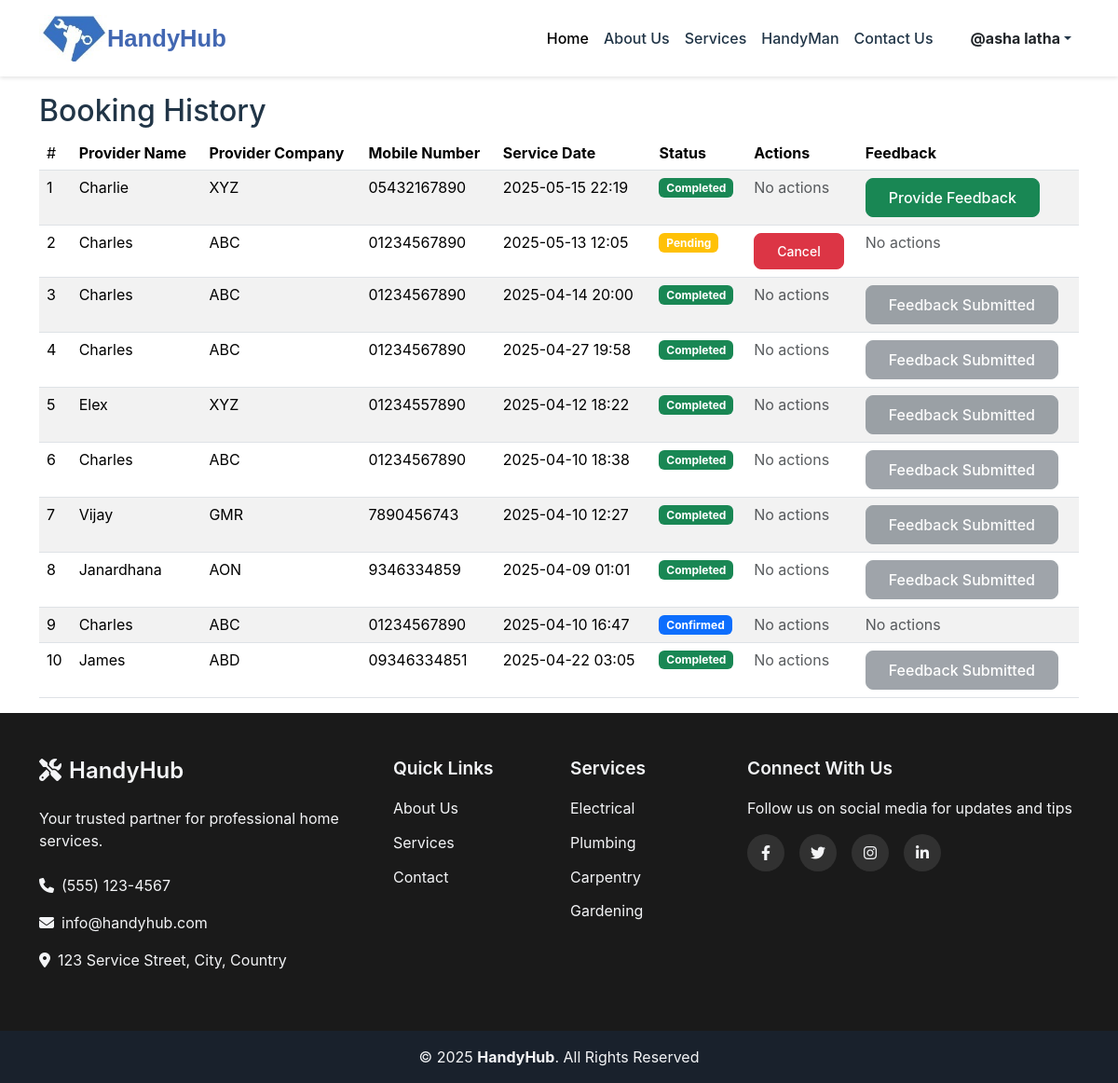
Page /booking-history (signed in) on the committed database.
### HandyHub/Handy/models.py (models this page shows, shortened)
class User(db.Model, UserMixin):
    id = db.Column(db.Integer, primary_key=True)
    first_name = db.Column(db.String(100), nullable=False)
    last_name = db.Column(db.String(100), nullable=False)
    email = db.Column(db.String(120), unique=True, nullable=False, index=True)
    phone = db.Column(db.String(15), unique=True, nullable=False, index=True)
    address = db.Column(db.String(500), nullable=False)
    role = db.Column(db.String(20), nullable=False)
    image = db.Column(db.String(255), nullable=True, default='default.png')
    password_hash = db.Column(db.String(256), nullable=False)
    created_at = db.Column(db.DateTime, default=datetime.utcnow)

class Booking(db.Model):
    id = db.Column(db.Integer, primary_key=True)
    customer_id = db.Column(db.Integer, db.ForeignKey('user.id'), nullable=False)
    provider_id = db.Column(db.Integer, db.ForeignKey('provider.id'), nullable=False)
    service_id = db.Column(db.Integer, db.ForeignKey('service.id'), nullable=False)
    booking_date = db.Column(db.Date, nullable=False)
    booking_time = db.Column(db.Time, nullable=False)
    status = db.Column(db.String(20), default="Pending")
    feedback = db.Column(db.Text, nullable=True)
    created_at = db.Column(db.DateTime, default=datetime.utcnow)
    customer = db.relationship('User', backref=db.backref('bookings', lazy=True))
    provider = db.relationship('Provider', backref=db.backref('bookings', lazy=True))
    service = db.relationship('Service', backref=db.backref('bookings', lazy=True))

class Provider(db.Model, UserMixin):
    id = db.Column(db.Integer, primary_key=True)
    first_name = db.Column(db.String(100), nullable=False)
    last_name = db.Column(db.String(100), nullable=False)
    business_name = db.Column(db.String(100), nullable=False)
    email = db.Column(db.String(120), unique=True, nullable=False, index=True)
    phone = db.Column(db.String(15), unique=True, nullable=False, index=True)
    password_hash = db.Column(db.String(256), nullable=False)
    service_id = db.Column(db.Integer, db.ForeignKey('service.id'), nullable=False)
    service = db.relationship('Service', backref=db.backref('providers', lazy=True))
    service_price = db.Column(db.Float, nullable=False, default=0.0)
    experience = db.Column(db.Integer, nullable=True)
    image = db.Column(db.String(255), nullable=True, default='default.png')
    location = db.Column(db.String(255), nullable=True)
    rating = db.Column(db.Float, default=0.0)
    role = db.Column(db.String(20), nullable=False)
    created_at = db.Column(db.DateTime, default=datetime.utcnow)

### HandyHub/Handy/views.py (the view)
@views.route('/booking-history')
@login_required
def booking_history():
    bookings = Booking.query.filter_by(customer_id=current_user.id).order_by(Booking.created_at.desc()).all()
    feedback_status = {booking.id: Feedback.query.filter_by(booking_id=booking.id).first() is not None for booking in bookings}
    return render_template('booking_history.html', bookings=bookings, feedback_status=feedback_status)

### HandyHub/Handy/templates/booking_history.html
{% extends "base.html" %}
{% block content %}
<div class="container mt-4">
    <h2>Booking History</h2>
    <table class="table table-striped">
        <thead>
            <tr>
                <td>#</td>
                <th>Provider Name</th>
                <th>Provider Company</th>
                <th>Mobile Number</th>
                <th>Service Date</th>
                <th>Status</th>
                <th>Actions</th>
                <th>Feedback</th>
            </tr>
        </thead>
        <tbody>
            {% for booking in bookings %}
            <tr>
                <td>{{ loop.index }}</td>
                <td>{{booking.provider.first_name}}</td>
                <td>{{ booking.provider.business_name }}</td>
                <td>{{booking.provider.phone}}</td>
                <td>{{ booking.booking_date.strftime('%Y-%m-%d') }} {{ booking.booking_time.strftime('%H:%M') }}</td>
                <td>
                    <span class="badge
                        {% if booking.status == 'Pending' %} bg-warning
                        {% elif booking.status == 'Confirmed' %} bg-primary
                        {% elif booking.status == 'Completed' %} bg-success
                        {% elif booking.status == 'Cancelled' %} bg-danger
                        {% elif booking.status == 'Rejected' %} bg-danger
                        {% endif %}">
                        {{ booking.status }}
                    </span>
                </td>
                <td>
                    {% if booking.status == 'Pending' %}
                        <a href="{{ url_for('views.cancel_booking', booking_id=booking.id) }}" class="btn btn-danger btn-sm">Cancel</a>
                    {% else %}
                        <span class="text-muted">No actions</span>
                    {% endif %}
                </td>
                <td>
                    {% if booking.status == 'Completed' %}
                        {% if feedback_status[booking.id] %}
                            <button class="btn btn-secondary" disabled>Feedback Submitted</button>
                        {% else %}
                            <a href="{{ url_for('views.submit_feedback', booking_id=booking.id) }}" class="btn btn-success">Provide Feedback</a>
                        {% endif %}
                    {% else %}
                        <span class="text-muted">No actions</span>
                    {% endif %}
                </td>
            </tr>
            {% else %}
            <tr>
                <td colspan="6" class="text-center">No bookings found.</td>
            </tr>
            {% endfor %}
        </tbody>
    </table>
</div>
{% endblock %}

### HandyHub/Handy/templates/base.html (shortened to what this page needs)
<html lang="en">
  <head>
    <link href="https://cdn.jsdelivr.net/npm/bootstrap@5.3.2/dist/css/bootstrap.min.css" rel="stylesheet">
    <link rel="stylesheet" href="{{url_for('static' ,filename='styles.css')}}"/>
    <link rel="stylesheet" href="https://cdnjs.cloudflare.com/ajax/libs/font-awesome/6.1.1/css/all.min.css">
  </head>
  <body>
    <nav class="navbar navbar-expand-lg fixed-top">
      <div class="container">
          <img src="{{ url_for('static', filename='logo.png') }}" alt="HandyHub Logo" class="navbar-logo">
          <a class="navbar-brand" href="/">HandyHub</a>
          <div class="collapse navbar-collapse" id="navbarNav">
            <ul class="navbar-nav ms-auto">
                <li class="nav-item">
                    <a class="nav-link active" href="/">Home</a>
                </li>
                <li class="nav-item">
                    <a class="nav-link" href="{{ url_for('views.about') }}">About Us</a>
                </li>
                <li class="nav-item">
                    <a class="nav-link" href="{{ url_for('views.services') }}">Services</a>
                </li>
                <li class="nav-item">
                    <a class="nav-link" href="{{ url_for('views.handyman') }}">HandyMan</a>
                </li>
                <li class="nav-item">
                    <a class="nav-link" href="{{ url_for('views.contact') }}">Contact Us</a>
                </li>
                {% if current_user.is_authenticated %}
                <li class="nav-item dropdown ms-lg-3">
                    <a class="nav-link dropdown-toggle d-flex align-items-center" href="#" id="profileDropdown" role="button" data-bs-toggle="dropdown" aria-expanded="false">
                        <span class="ms-2 fw-bold fs-6 text-dark">@{{ current_user.first_name }} {{ current_user.last_name }}</span>
                    </a>
                </li>
                {% endif %}
            </ul>
        </div>
      </div>
  </nav>
    {% block content %}{% endblock %}
    <footer class="footer">
      <div class="footer-top py-5">
        <div class="container">
          <div class="row g-4">
            <div class="col-lg-4 col-md-6">
              <div class="footer-info">
                <h3><i class="fas fa-tools me-2"></i>HandyHub</h3>
                <p class="mb-4">Your trusted partner for professional home services.</p>
                <p><i class="fas fa-phone me-2"></i>(555) 123-4567</p>
                <p><i class="fas fa-envelope me-2"></i>info@handyhub.com</p>
                <p><i class="fas fa-map-marker-alt me-2"></i>123 Service Street, City, Country</p>
              </div>
            </div>
            <div class="col-lg-4 col-md-6">
              <div class="row">
                <div class="col-6">
                  <h4>Quick Links</h4>
                  <ul class="footer-links">
                    <li><a href="{{ url_for('views.about') }}">About Us</a></li>
                    <li><a href="{{ url_for('views.services') }}">Services</a></li>
                    <li><a href="{{ url_for('views.contact') }}">Contact</a></li>
                  </ul>
                </div>
                <div class="col-6">
                  <h4>Services</h4>
                  <ul class="footer-links">
                    <li><a href="{{ url_for('views.services') }}#electrical">Electrical</a></li>
                    <li><a href="{{ url_for('views.services') }}#plumbing">Plumbing</a></li>
                    <li><a href="{{ url_for('views.services') }}#carpentry">Carpentry</a></li>
                    <li><a href="{{ url_for('views.services') }}#gardening">Gardening</a></li>
                  </ul>
                </div>
              </div>
            </div>
            <div class="col-lg-4 col-md-12">
              <h4>Connect With Us</h4>
              <p class="mb-3">Follow us on social media for updates and tips</p>
              <div class="social-links mb-4">
                <a href="https://www.facebook.com" class="facebook"><i class="fa-brands fa-facebook-f"></i></a>
                <a href="https://twitter.com" class="twitter"><i class="fa-brands fa-twitter"></i></a>
                <a href="https://instagram.com" class="instagram"><i class="fa-brands fa-instagram"></i></a>
                <a href="https://linkedin.com" class="fa-brands fa-linkedin-in"></a>
              </div>
            </div>
          </div>
        </div>
      </div>
      <div class="footer-bottom py-3">
        <div class="container text-center">
          <div class="copyright">
            © <span id="currentYear">2024</span> <strong>HandyHub</strong>. All Rights Reserved
          </div>
        </div>
      </div>
    </footer>
  </body>
</html>

### HandyHub/Handy/static/styles.css (style rules this page uses)
:root { --primary-color: #4267B2; --secondary-color: #4267B2; --text-color: #213547; --bg-color: #ffffff; --footer-bg: #1f2937; --footer-text: #f3f4f6; }
body { margin: 0; font-family: 'Inter', system-ui, -apple-system, sans-serif; color: var(--text-color); background-color: var(--bg-color); padding-top: 76px; }
.navbar { background-color: var(--bg-color); box-shadow: 0 2px 4px rgba(0,0,0,0.1); padding: 1rem 0; display: flex; justify-content: space-between; }
.navbar-brand { font-family: 'Poppins', sans-serif; font-weight: 600; color:#4267B2; font-size: 1.6rem; text-decoration: none; display: flex; align-items: center; }
.nav-link { font-weight: 500; color: var(--text-color); padding: 0.5rem 1rem; transition: color 0.3s ease; }
.navbar-logo { height: 50px; max-width: 100px; width: auto; }
.footer { background-color: #1a1a1a; color: #fff; }
.footer-top { background-color: #1a1a1a; }
.footer-bottom { background-color: #111; }
.footer { background-color: var(--footer-bg); color: var(--footer-text); }
.footer-top { padding: 60px 0; }
.footer h3 { font-size: 1.5rem; margin-bottom: 1.5rem; font-weight: 600; }
.footer h4 { font-size: 1.2rem; margin-bottom: 1.2rem; font-weight: 600; }
.footer-links { list-style: none; padding: 0; margin: 0; }
.footer-links li { margin-bottom: 0.8rem; }
.footer-links a { color: var(--footer-text); text-decoration: none; transition: color 0.3s ease; display: inline-flex; align-items: center; }
.social-links { display: flex; gap: 1rem; }
.social-links a { display: inline-flex; align-items: center; justify-content: center; width: 40px; height: 40px; border-radius: 50%; background: rgba(255, 255, 255, 0.1); color: var(--footer-text); text-decoration: none; transition: all 0.3s ease; }
.footer-bottom { background: rgba(0, 0, 0, 0.2); padding: 1rem 0; }
.btn { padding: 0.5rem 1.5rem; font-weight: 500; border-radius: 0.5rem; transition: all 0.3s ease; }

### rows in the picture
User: first_name "asha", last_name "latha"
Booking: provider.first_name "Charlie", provider.business_name "XYZ", provider.phone "05432167890", booking_date "2025-05-15", booking_time "22:19", status "Completed", shows "No actions"
Booking: provider.first_name "Charles", provider.business_name "ABC", provider.phone "01234567890", booking_date "2025-05-13", booking_time "12:05", status "Pending", shows "No actions"
Booking: provider.first_name "Charles", provider.business_name "ABC", provider.phone "01234567890", booking_date "2025-04-14", booking_time "20:00", status "Completed", shows "No actions", shows "Feedback Submitted"
Booking: provider.first_name "Charles", provider.business_name "ABC", provider.phone "01234567890", booking_date "2025-04-27", booking_time "19:58", status "Completed", shows "No actions", shows "Feedback Submitted"
Booking: provider.first_name "Elex", provider.business_name "XYZ", provider.phone "01234557890", booking_date "2025-04-12", booking_time "18:22", status "Completed", shows "No actions", shows "Feedback Submitted"
Booking: provider.first_name "Charles", provider.business_name "ABC", provider.phone "01234567890", booking_date "2025-04-10", booking_time "18:38", status "Completed", shows "No actions", shows "Feedback Submitted"
Booking: provider.first_name "Vijay", provider.business_name "GMR", provider.phone "7890456743", booking_date "2025-04-10", booking_time "12:27", status "Completed", shows "No actions", shows "Feedback Submitted"
Booking: provider.first_name "Janardhana", provider.business_name "AON", provider.phone "9346334859", booking_date "2025-04-09", booking_time "01:01", status "Completed", shows "No actions", shows "Feedback Submitted"
Booking: provider.first_name "Charles", provider.business_name "ABC", provider.phone "01234567890", booking_date "2025-04-10", booking_time "16:47", status "Confirmed", shows "No actions"
Booking: provider.first_name "James", provider.business_name "ABD", provider.phone "09346334851", booking_date "2025-04-22", booking_time "03:05", status "Completed", shows "No actions", shows "Feedback Submitted"
